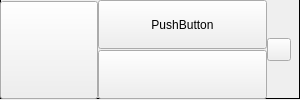
<?xml version="1.0" encoding="UTF-8"?>
<ui version="4.0">
 <class>FriendInformation</class>
 <widget class="QWidget" name="FriendInformation">
  <property name="geometry">
   <rect>
    <x>0</x>
    <y>0</y>
    <width>300</width>
    <height>100</height>
   </rect>
  </property>
  <property name="minimumSize">
   <size>
    <width>300</width>
    <height>100</height>
   </size>
  </property>
  <property name="maximumSize">
   <size>
    <width>300</width>
    <height>100</height>
   </size>
  </property>
  <property name="windowTitle">
   <string>Form</string>
  </property>
  <property name="styleSheet">
   <string notr="true">#widget{border:1px solid black}</string>
  </property>
  <widget class="QWidget" name="widget" native="true">
   <property name="geometry">
    <rect>
     <x>0</x>
     <y>-1</y>
     <width>300</width>
     <height>100</height>
    </rect>
   </property>
   <property name="minimumSize">
    <size>
     <width>300</width>
     <height>0</height>
    </size>
   </property>
   <property name="maximumSize">
    <size>
     <width>300</width>
     <height>16777215</height>
    </size>
   </property>
   <widget class="QWidget" name="horizontalLayoutWidget">
    <property name="geometry">
     <rect>
      <x>0</x>
      <y>0</y>
      <width>291</width>
      <height>102</height>
     </rect>
    </property>
    <layout class="QHBoxLayout" name="horizontalLayout" stretch="0,0,0">
     <property name="spacing">
      <number>0</number>
     </property>
     <item>
      <widget class="DoubleClickedLabel" name="picture_label">
       <property name="enabled">
        <bool>true</bool>
       </property>
       <property name="minimumSize">
        <size>
         <width>98</width>
         <height>98</height>
        </size>
       </property>
       <property name="maximumSize">
        <size>
         <width>98</width>
         <height>98</height>
        </size>
       </property>
       <property name="text">
        <string/>
       </property>
       <property name="icon">
        <iconset resource="picture.qrc">
         <normaloff>:/0.jpg</normaloff>:/0.jpg</iconset>
       </property>
       <property name="iconSize">
        <size>
         <width>80</width>
         <height>80</height>
        </size>
       </property>
      </widget>
     </item>
     <item>
      <layout class="QVBoxLayout" name="verticalLayout">
       <property name="spacing">
        <number>0</number>
       </property>
       <item>
        <widget class="DoubleClickedLabel" name="username_label">
         <property name="minimumSize">
          <size>
           <width>0</width>
           <height>49</height>
          </size>
         </property>
         <property name="maximumSize">
          <size>
           <width>16777215</width>
           <height>49</height>
          </size>
         </property>
         <property name="text">
          <string>PushButton</string>
         </property>
        </widget>
       </item>
       <item>
        <widget class="DoubleClickedLabel" name="ip_label">
         <property name="minimumSize">
          <size>
           <width>0</width>
           <height>49</height>
          </size>
         </property>
         <property name="maximumSize">
          <size>
           <width>16777215</width>
           <height>49</height>
          </size>
         </property>
         <property name="text">
          <string/>
         </property>
        </widget>
       </item>
      </layout>
     </item>
     <item>
      <layout class="QVBoxLayout" name="verticalLayout_4" stretch="0">
       <property name="spacing">
        <number>0</number>
       </property>
       <item>
        <widget class="QToolButton" name="undefinedButton">
         <property name="text">
          <string/>
         </property>
        </widget>
       </item>
      </layout>
     </item>
    </layout>
   </widget>
  </widget>
 </widget>
 <customwidgets>
  <customwidget>
   <class>DoubleClickedLabel</class>
   <extends>QPushButton</extends>
   <header location="global">doubleclickedlabel.h</header>
  </customwidget>
 </customwidgets>
 <resources>
  <include location="picture.qrc"/>
 </resources>
 <connections/>
</ui>
